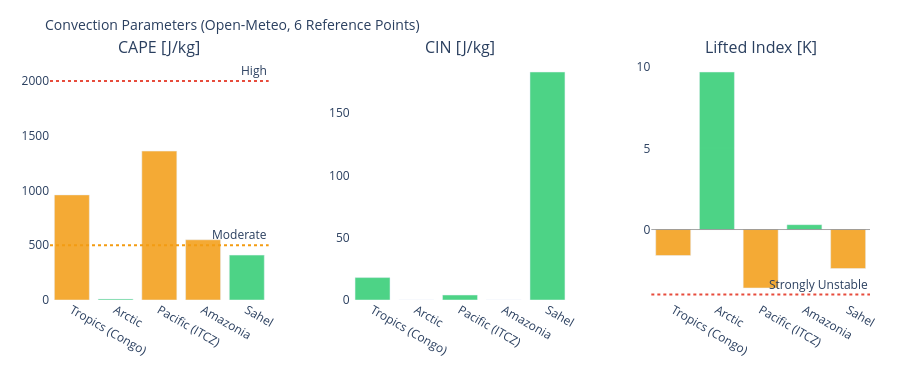

This figure's notebook cell:
### Markdown cell above
---
## 3. Visualizations

### Code cell
# ============================================================
# CAPE / CIN / LIFTED INDEX – Convection potential
# ============================================================

if not df_atm.empty:
    fig = make_subplots(
        rows=1, cols=3,
        subplot_titles=['CAPE [J/kg]', 'CIN [J/kg]', 'Lifted Index [K]'],
        horizontal_spacing=0.1
    )
    pts = df_atm['point'].tolist()
    pt_colors = ['#E85D24','#185FA5','#888780','#378ADD','#639922','#F2A623']

    # CAPE – höher = mehr Gewitterpotential
    cape_vals = df_atm['cape'].fillna(0).tolist()
    cape_colors = ['#e74c3c' if v > 2000 else '#f39c12' if v > 500 else '#2ecc71'
                   for v in cape_vals]
    fig.add_trace(go.Bar(x=pts, y=cape_vals, marker_color=cape_colors,
                         opacity=0.85, showlegend=False), row=1, col=1)
    fig.add_hline(y=2000, line_dash='dot', line_color='#e74c3c',
                  annotation_text='High', row=1, col=1)
    fig.add_hline(y=500,  line_dash='dot', line_color='#f39c12',
                  annotation_text='Moderate', row=1, col=1)

    # CIN – negativer = stärker gedeckelt (weniger Auslöse)
    cin_vals = df_atm['cin'].fillna(0).tolist()
    cin_colors = ['#e74c3c' if v < -200 else '#f39c12' if v < -50 else '#2ecc71'
                  for v in cin_vals]
    fig.add_trace(go.Bar(x=pts, y=cin_vals, marker_color=cin_colors,
                         opacity=0.85, showlegend=False), row=1, col=2)

    # Lifted Index – negativ = instabil
    li_vals = df_atm['li'].fillna(0).tolist()
    li_colors = ['#e74c3c' if v < -4 else '#f39c12' if v < 0 else '#2ecc71'
                 for v in li_vals]
    fig.add_trace(go.Bar(x=pts, y=li_vals, marker_color=li_colors,
                         opacity=0.85, showlegend=False), row=1, col=3)
    fig.add_hline(y=0, line_color='gray', line_width=0.7, row=1, col=3)
    fig.add_hline(y=-4, line_dash='dot', line_color='#e74c3c',
                  annotation_text='Strongly Unstable', row=1, col=3)

    fig.update_layout(
        title=dict(text='Convection Parameters (Open-Meteo, 6 Reference Points)', font=dict(size=14)),
        height=380, plot_bgcolor='rgba(0,0,0,0)', paper_bgcolor='rgba(0,0,0,0)',
        margin=dict(l=50, r=30, t=60, b=80)
    )
    fig.update_xaxes(tickangle=30)
    fig.show()

### Figure 1 — Plotly figure (JSON) as saved in the notebook; plotly's stock layout.template omitted (floating-point values rounded to 4 significant figures)
{"data": [{"marker": {"color": ["#f39c12", "#2ecc71", "#f39c12", "#f39c12", "#2ecc71"]}, "opacity": 0.85, "showlegend": false, "type": "bar", "x": ["Tropics (Congo)", "Arctic", "Pacific (ITCZ)", "Amazonia", "Sahel"], "xaxis": "x", "y": [960.0, 10.0, 1360.0, 550.0, 410.0], "yaxis": "y"}, {"marker": {"color": ["#2ecc71", "#2ecc71", "#2ecc71", "#2ecc71", "#2ecc71"]}, "opacity": 0.85, "showlegend": false, "type": "bar", "x": ["Tropics (Congo)", "Arctic", "Pacific (ITCZ)", "Amazonia", "Sahel"], "xaxis": "x2", "y": [18.0, 0.0, 4.0, 0.0, 183.0], "yaxis": "y2"}, {"marker": {"color": ["#f39c12", "#2ecc71", "#f39c12", "#2ecc71", "#f39c12"]}, "opacity": 0.85, "showlegend": false, "type": "bar", "x": ["Tropics (Congo)", "Arctic", "Pacific (ITCZ)", "Amazonia", "Sahel"], "xaxis": "x3", "y": [-1.6, 9.7, -3.6, 0.3, -2.4], "yaxis": "y3"}], "layout": {"annotations": [{"font": {"size": 16}, "showarrow": false, "text": "CAPE [J/kg]", "x": 0.1333, "xanchor": "center", "xref": "paper", "y": 1.0, "yanchor": "bottom", "yref": "paper"}, {"font": {"size": 16}, "showarrow": false, "text": "CIN [J/kg]", "x": 0.5, "xanchor": "center", "xref": "paper", "y": 1.0, "yanchor": "bottom", "yref": "paper"}, {"font": {"size": 16}, "showarrow": false, "text": "Lifted Index [K]", "x": 0.8667, "xanchor": "center", "xref": "paper", "y": 1.0, "yanchor": "bottom", "yref": "paper"}, {"showarrow": false, "text": "High", "x": 1, "xanchor": "right", "xref": "x domain", "y": 2000, "yanchor": "bottom", "yref": "y"}, {"showarrow": false, "text": "Moderate", "x": 1, "xanchor": "right", "xref": "x domain", "y": 500, "yanchor": "bottom", "yref": "y"}, {"showarrow": false, "text": "Strongly Unstable", "x": 1, "xanchor": "right", "xref": "x3 domain", "y": -4, "yanchor": "bottom", "yref": "y3"}], "height": 380, "margin": {"b": 80, "l": 50, "r": 30, "t": 60}, "paper_bgcolor": "rgba(0,0,0,0)", "plot_bgcolor": "rgba(0,0,0,0)", "shapes": [{"line": {"color": "#e74c3c", "dash": "dot"}, "type": "line", "x0": 0, "x1": 1, "xref": "x domain", "y0": 2000, "y1": 2000, "yref": "y"}, {"line": {"color": "#f39c12", "dash": "dot"}, "type": "line", "x0": 0, "x1": 1, "xref": "x domain", "y0": 500, "y1": 500, "yref": "y"}, {"line": {"color": "gray", "width": 0.7}, "type": "line", "x0": 0, "x1": 1, "xref": "x3 domain", "y0": 0, "y1": 0, "yref": "y3"}, {"line": {"color": "#e74c3c", "dash": "dot"}, "type": "line", "x0": 0, "x1": 1, "xref": "x3 domain", "y0": -4, "y1": -4, "yref": "y3"}], "title": {"font": {"size": 14}, "text": "Convection Parameters (Open-Meteo, 6 Reference Points)"}, "xaxis": {"anchor": "y", "domain": [0.0, 0.2667], "tickangle": 30}, "xaxis2": {"anchor": "y2", "domain": [0.3667, 0.6333], "tickangle": 30}, "xaxis3": {"anchor": "y3", "domain": [0.7333, 1.0], "tickangle": 30}, "yaxis": {"anchor": "x", "domain": [0.0, 1.0]}, "yaxis2": {"anchor": "x2", "domain": [0.0, 1.0]}, "yaxis3": {"anchor": "x3", "domain": [0.0, 1.0]}}}
